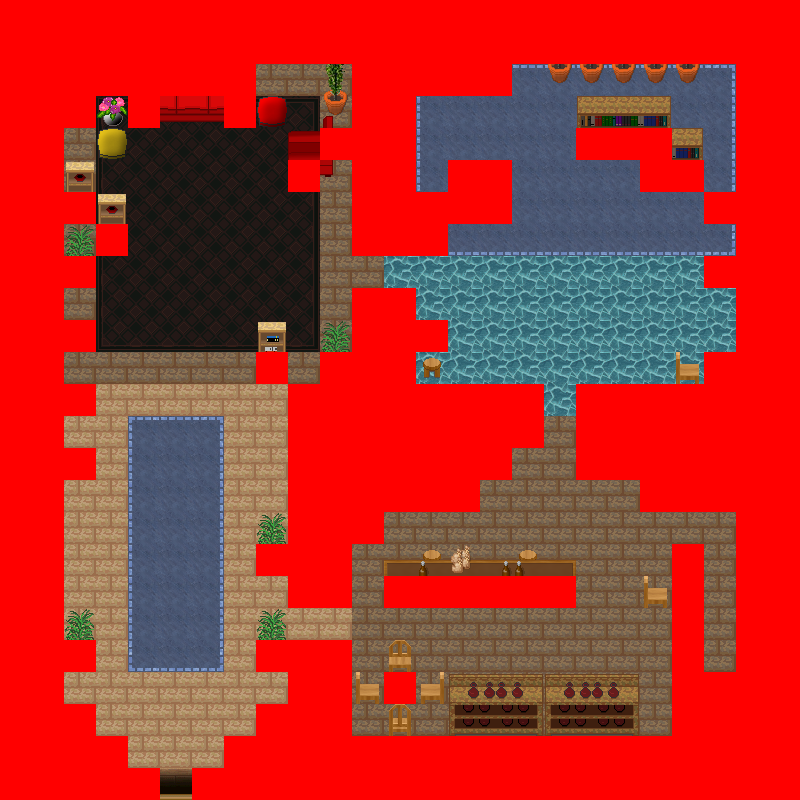

Below is a game level as drawn by its tile map, then a one-line description and the .tmx that defines it (tile-layer data replaced by summaries):
An orthogonal 25x25 tile map with 32x32 px tiles, 8 tile layers (0_floor, 1_terrain, 2_object, 3_roof, ...), 34 tilesets.

<map version="1.0" orientation="orthogonal" renderorder="right-down" width="25" height="25" tilewidth="32" tileheight="32" nextobjectid="1">
 <tileset firstgid="1" name="carpets_2" tilewidth="32" tileheight="32" tilecount="12" columns="4">
  <image source="../../tileset/furniture/carpet/carpets_2.png" trans="ff00ff" width="128" height="96" />
 </tileset>
 <tileset firstgid="13" name="barrel" tilewidth="32" tileheight="32" tilecount="2" columns="1">
  <image source="../../tileset/item/pot/barrel.png" width="32" height="64" />
 </tileset>
 <tileset firstgid="15" name="bright_bookshelf_and_cupboard" tilewidth="32" tileheight="32" tilecount="6" columns="3">
  <image source="../../tileset/furniture/shelve/bright_bookshelf_and_cupboard.png" width="96" height="64" />
 </tileset>
 <tileset firstgid="21" name="wooden_pale" tilewidth="32" tileheight="32" tilecount="4" columns="2">
  <image source="../../tileset/furniture/chair/wooden_pale.png" width="64" height="64" />
 </tileset>
 <tileset firstgid="25" name="flowering_plant" tilewidth="32" tileheight="32" tilecount="2" columns="2">
  <image source="../../tileset/plant/indoor/flowering_plant.png" width="64" height="32" />
 </tileset>
 <tileset firstgid="27" name="pot_grey" tilewidth="32" tileheight="32" tilecount="1" columns="1">
  <image source="../../tileset/item/pot/pot_grey.png" width="32" height="32" />
 </tileset>
 <tileset firstgid="28" name="pot_plant" tilewidth="32" tileheight="32" tilecount="3" columns="1">
  <image source="../../tileset/plant/indoor/pot_plant.png" width="32" height="96" />
 </tileset>
 <tileset firstgid="31" name="wooden_pale" tilewidth="32" tileheight="32" tilecount="1" columns="1">
  <image source="../../tileset/furniture/table/wooden_pale.png" width="32" height="32" />
 </tileset>
 <tileset firstgid="32" name="small_lamp" tilewidth="32" tileheight="32" tilecount="4" columns="4">
  <image source="../../tileset/furniture/light/small_lamp.png" width="128" height="32" />
 </tileset>
 <tileset firstgid="36" name="orb_table" tilewidth="32" tileheight="32" tilecount="2" columns="2">
  <image source="../../tileset/furniture/table/orb_table.png" width="64" height="32" />
 </tileset>
 <tileset firstgid="38" name="bushes" tilewidth="32" tileheight="32" tilecount="10" columns="5">
  <image source="../../tileset/plant/bush/bushes.png" trans="ffffff" width="160" height="64" />
 </tileset>
 <tileset firstgid="48" name="collision" tilewidth="32" tileheight="32" tilecount="1" columns="1">
  <image source="../../tileset/logic/collision.png" width="32" height="32" />
 </tileset>
 <tileset firstgid="49" name="bluecarpet" tilewidth="32" tileheight="32" tilecount="9" columns="3">
  <image source="../../tileset/furniture/carpet/blue.png" width="96" height="96" />
 </tileset>
 <tileset firstgid="58" name="red wine" tilewidth="32" tileheight="32" tilecount="4" columns="2">
  <image source="../../tileset/item/drink/red_wine.png" width="64" height="64" />
 </tileset>
 <tileset firstgid="62" name="food fruit basket" tilewidth="32" tileheight="32" tilecount="1" columns="1">
  <image source="../../tileset/item/food/fruit_basket.png" width="32" height="32" />
 </tileset>
 <tileset firstgid="63" name="bench ns" tilewidth="32" tileheight="32" tilecount="3" columns="1">
  <image source="../../tileset/furniture/table/long_front_on.png" width="32" height="96" />
 </tileset>
 <tileset firstgid="66" name="book" tilewidth="32" tileheight="32" tilecount="4" columns="2">
  <image source="../../tileset/item/documents/book.png" width="64" height="64" />
 </tileset>
 <tileset firstgid="70" name="flower vase" tilewidth="32" tileheight="32" tilecount="3" columns="3">
  <image source="../../tileset/plant/indoor/flower_vase.png" width="96" height="32" />
 </tileset>
 <tileset firstgid="73" name="shelfs" tilewidth="32" tileheight="32" tilecount="12" columns="3">
  <image source="../../tileset/furniture/shelve/pale_book_bottle_shelf.png" width="96" height="128" />
 </tileset>
 <tileset firstgid="85" name="pie safe" tilewidth="32" tileheight="32" tilecount="4" columns="2">
  <image source="../../tileset/furniture/kitchen/pie_safe.png" width="64" height="64" />
 </tileset>
 <tileset firstgid="89" name="stove" tilewidth="32" tileheight="32" tilecount="6" columns="2">
  <image source="../../tileset/furniture/kitchen/stove.png" width="64" height="96" />
 </tileset>
 <tileset firstgid="95" name="sofa" tilewidth="32" tileheight="32" tilecount="6" columns="3">
  <image source="../../tileset/furniture/chair/sofa_red.png" width="96" height="64" />
 </tileset>
 <tileset firstgid="101" name="pillow" tilewidth="32" tileheight="32" tilecount="1" columns="1">
  <image source="../../tileset/furniture/bed/pillow_red.png" width="32" height="32" />
 </tileset>
 <tileset firstgid="102" name="pillow" tilewidth="32" tileheight="32" tilecount="1" columns="1">
  <image source="../../tileset/furniture/bed/pillow_yellow.png" width="32" height="32" />
 </tileset>
 <tileset firstgid="103" name="plant" tilewidth="32" tileheight="32" tilecount="2" columns="1">
  <image source="../../tileset/plant/indoor/oriental_plant.png" width="32" height="64" />
 </tileset>
 <tileset firstgid="105" name="beer" tilewidth="32" tileheight="32" tilecount="10" columns="5">
  <image source="../../tileset/furniture/table/table_with_beer_dark.png" width="160" height="64" />
 </tileset>
 <tileset firstgid="115" name="stool" tilewidth="32" tileheight="32" tilecount="1" columns="1">
  <image source="../../tileset/furniture/chair/stool.png" width="32" height="32" />
 </tileset>
 <tileset firstgid="116" name="tiles" tilewidth="32" tileheight="32" tilecount="12" columns="6">
  <image source="../../tileset/ground/indoor/floors_3.png" width="192" height="64" />
 </tileset>
 <tileset firstgid="128" name="rug" tilewidth="32" tileheight="32" tilecount="12" columns="3">
  <image source="../../tileset/furniture/carpet/brown_rug.png" width="96" height="128" />
 </tileset>
 <tileset firstgid="140" name="chair red" tilewidth="32" tileheight="32" tilecount="28" columns="4">
  <image source="../../tileset/furniture/chair/armchair_red.png" width="128" height="224" />
 </tileset>
 <tileset firstgid="168" name="kitchen" tilewidth="32" tileheight="32" tilecount="44" columns="4">
  <image source="../../tileset/furniture/kitchen/cabinets.png" width="128" height="352" />
 </tileset>
 <tileset firstgid="212" name="household" tilewidth="32" tileheight="32" tilecount="16" columns="4">
  <image source="../../tileset/item/household/food_preparation.png" width="128" height="128" />
 </tileset>
 <tileset firstgid="228" name="sciany" tilewidth="32" tileheight="32" tilecount="27" columns="3">
  <image source="../../tileset/pol/waly/int_plazy.png" width="96" height="288" />
 </tileset>
 <tileset firstgid="255" name="doors" tilewidth="32" tileheight="32" tilecount="15" columns="5">
  <image source="../../tileset/pol/domki/drzwi/door_drewno_int.png" width="160" height="96" />
 </tileset>
 <layer name="0_floor" width="25" height="25">
  <data>[625 cells, 625 non-empty, 34 distinct tile ids]</data>
 </layer>
 <layer name="1_terrain" width="25" height="25">
  <data>[625 cells, 319 non-empty, 72 distinct tile ids]</data>
 </layer>
 <layer name="2_object" width="25" height="25">
  <data>[625 cells, 66 non-empty, 28 distinct tile ids]</data>
 </layer>
 <layer name="3_roof" width="25" height="25">
  <data>[625 cells, 41 non-empty, 25 distinct tile ids]</data>
 </layer>
 <layer name="4_roof_add" width="25" height="25">
  <data>[625 cells, 4 non-empty, 4 distinct tile ids]</data>
 </layer>
 <layer name="objects" width="25" height="25">
  <data>[625 cells, 0 non-empty, 0 distinct tile ids]</data>
 </layer>
 <layer name="collision" width="25" height="25">
  <data>[625 cells, 315 non-empty, 1 distinct tile ids]</data>
 </layer>
 <layer name="protection" width="25" height="25">
  <data>[625 cells, 0 non-empty, 0 distinct tile ids]</data>
 </layer>
</map>
